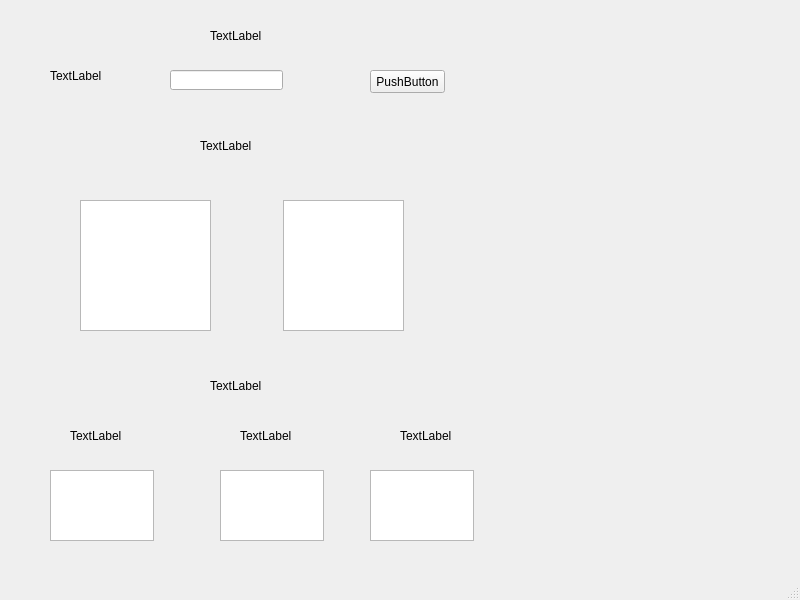
<?xml version="1.0" encoding="UTF-8"?>
<ui version="4.0">
 <class>MainWindow</class>
 <widget class="QMainWindow" name="MainWindow">
  <property name="geometry">
   <rect>
    <x>0</x>
    <y>0</y>
    <width>800</width>
    <height>600</height>
   </rect>
  </property>
  <property name="windowTitle">
   <string>MainWindow</string>
  </property>
  <widget class="QWidget" name="centralwidget">
   <widget class="QLabel" name="appTitle">
    <property name="geometry">
     <rect>
      <x>210</x>
      <y>30</y>
      <width>56</width>
      <height>12</height>
     </rect>
    </property>
    <property name="text">
     <string>TextLabel</string>
    </property>
   </widget>
   <widget class="QLabel" name="label_2">
    <property name="geometry">
     <rect>
      <x>50</x>
      <y>70</y>
      <width>56</width>
      <height>12</height>
     </rect>
    </property>
    <property name="text">
     <string>TextLabel</string>
    </property>
   </widget>
   <widget class="QLineEdit" name="lineEdit">
    <property name="geometry">
     <rect>
      <x>170</x>
      <y>70</y>
      <width>113</width>
      <height>20</height>
     </rect>
    </property>
   </widget>
   <widget class="QPushButton" name="pushButton">
    <property name="geometry">
     <rect>
      <x>370</x>
      <y>70</y>
      <width>75</width>
      <height>23</height>
     </rect>
    </property>
    <property name="text">
     <string>PushButton</string>
    </property>
   </widget>
   <widget class="QLabel" name="label_3">
    <property name="geometry">
     <rect>
      <x>200</x>
      <y>140</y>
      <width>56</width>
      <height>12</height>
     </rect>
    </property>
    <property name="text">
     <string>TextLabel</string>
    </property>
   </widget>
   <widget class="QGraphicsView" name="graphicsView">
    <property name="geometry">
     <rect>
      <x>80</x>
      <y>200</y>
      <width>131</width>
      <height>131</height>
     </rect>
    </property>
   </widget>
   <widget class="QTextEdit" name="textEdit">
    <property name="geometry">
     <rect>
      <x>283</x>
      <y>200</y>
      <width>121</width>
      <height>131</height>
     </rect>
    </property>
   </widget>
   <widget class="QLabel" name="label_4">
    <property name="geometry">
     <rect>
      <x>210</x>
      <y>380</y>
      <width>56</width>
      <height>12</height>
     </rect>
    </property>
    <property name="text">
     <string>TextLabel</string>
    </property>
   </widget>
   <widget class="QLabel" name="label_5">
    <property name="geometry">
     <rect>
      <x>70</x>
      <y>430</y>
      <width>56</width>
      <height>12</height>
     </rect>
    </property>
    <property name="text">
     <string>TextLabel</string>
    </property>
   </widget>
   <widget class="QLabel" name="label_6">
    <property name="geometry">
     <rect>
      <x>240</x>
      <y>430</y>
      <width>56</width>
      <height>12</height>
     </rect>
    </property>
    <property name="text">
     <string>TextLabel</string>
    </property>
   </widget>
   <widget class="QLabel" name="label_7">
    <property name="geometry">
     <rect>
      <x>400</x>
      <y>430</y>
      <width>56</width>
      <height>12</height>
     </rect>
    </property>
    <property name="text">
     <string>TextLabel</string>
    </property>
   </widget>
   <widget class="QTextEdit" name="textEdit_2">
    <property name="geometry">
     <rect>
      <x>50</x>
      <y>470</y>
      <width>104</width>
      <height>71</height>
     </rect>
    </property>
   </widget>
   <widget class="QTextEdit" name="textEdit_3">
    <property name="geometry">
     <rect>
      <x>220</x>
      <y>470</y>
      <width>104</width>
      <height>71</height>
     </rect>
    </property>
   </widget>
   <widget class="QTextEdit" name="textEdit_4">
    <property name="geometry">
     <rect>
      <x>370</x>
      <y>470</y>
      <width>104</width>
      <height>71</height>
     </rect>
    </property>
   </widget>
  </widget>
  <widget class="QMenuBar" name="menubar">
   <property name="geometry">
    <rect>
     <x>0</x>
     <y>0</y>
     <width>800</width>
     <height>21</height>
    </rect>
   </property>
  </widget>
  <widget class="QStatusBar" name="statusbar"/>
 </widget>
 <resources/>
 <connections/>
</ui>
